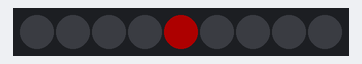
Bench run of a sketch on a simulated Arduino Uno, built with avr-gcc and run on an emulated ATmega328P. Shown: 9 RGB LEDs in strip order, left to right. Dim RGB values are drawn brighter than linear; random numbers use the default seed unless the sketch sets one.

Above: at 0.1 s.
At 3.7 s:
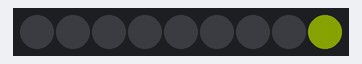
At 9.7 s:
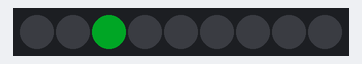
At 17.5 s:
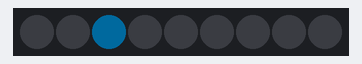
At 28.3 s:
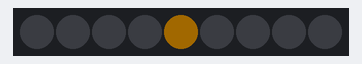
At 39.1 s:
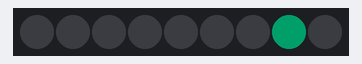

The sketch:

herbie_led_jeremy.ino
```cpp
#include <FastLED.h>
#include <SoftwareSerial.h>

// How many leds in your strip?
#define NUM_LEDS 9

// For led chips like Neopixels, which have a data line, ground, and power, you just
// need to define DATA_PIN.  For led chipsets that are SPI based (four wires - data, clock,
// ground, and power), like the LPD8806, define both DATA_PIN and CLOCK_PIN
#define DATA_PIN 7

// Define the array of leds
CRGB leds[NUM_LEDS];
byte header[5];
byte input;
bool command_ready = false;
SoftwareSerial COM(9, 10);

enum State {
  START, OFF, KIT, RAINBOW_KIT, CAUTION,
  RANDOM, RANDOM_TRIPLE, RANDOM_RAINBOW, RANDOM_TRIPLE_RAINBOW,
  MARQUEE, RAINBOW_MARQUEE,
  CENTER_OUT, RAINBOW_CENTER_OUT,
  FADE, RAINBOW_FADE,
  BRIGHTNESS, DEBUG
};


void setup() {
  FastLED.addLeds<WS2812B, DATA_PIN, GRB>(leds, NUM_LEDS);
  FastLED.setBrightness(50);
  Serial.begin(57600);
  COM.begin(57600);
}


void loop() {
//  for (int i = 0; i < 3; i++)
//    kit_anim(1, 224);
//  for (int i = 0; i < 5; i++)
//    caution_anim(3, 0);
//  for (int i = 0; i < 20; i++)
//    rainbow_kit_anim(2);
//  rainbow_marquee(1, 224);
//  for (int i = 0; i < 2; i++)
//    fade(1, 224);
//  for (int i = 0; i < 2; i++)
//    rainbow_fade(1, 0);
    for (int i = 0; i < 5; i++)
    star(1, 0);
  for (int i = 0; i < 5; i++)
    rainbow_star(1, 0);
  for (int i = 0; i < 5; i++)
    star(1, 0);
  for (int i = 0; i < 5; i++)
    rainbow_star(1, 0);


//  static State state = START;
//  static int anim_speed = 1;
//  static int color = 0;
//
//  memset(&header, 0, sizeof(header));
//
//  if (COM.available() > 3) {
//    for (int i = 0; i < 4; i++) {
//      header[i] = COM.read();
//    }
//    parseHeader(state, header, anim_speed, color);
//  }
//
//  switch (state) {
//    case KIT:
//      kit_anim(anim_speed, color);
//      break;
//    case CAUTION:
//      caution_anim(anim_speed, color);
//      break;
//    case START:
//      break;
//    case OFF:
//      off();
//      FastLED.show();
//      break;
//    default:
//      break;
//  }
}


void parseHeader(State &state, byte header[], int &anim_speed, int &color) {
  if (header[0] == 0xFF) {
    if (header[1] == 0x01) {
      //Get Pattern
      switch (header[2] >> 4) {
        case 0x00:
          state = OFF;
          break;
        case 0x01:
          state = KIT;
          break;
        case 0x02:
          state = RAINBOW_KIT;
          break;
        case 0x03:
          state = CAUTION;
          break;
        case 0x04:
          state = RANDOM;
          break;
        case 0x05:
          state = RANDOM_TRIPLE;
          break;
        case 0x06:
          state = RANDOM_RAINBOW;
          break;
        case 0x07:
          state = RANDOM_TRIPLE_RAINBOW;
          break;
        case 0x08:
          state = MARQUEE;
          break;
        case 0x09:
          state = RAINBOW_MARQUEE;
          break;
        case 0x0A:
          state = CENTER_OUT;
          break;
        case 0x0B:
          state = RAINBOW_CENTER_OUT;
          break;
        case 0x0C:
          state = FADE;
          break;
        case 0x0D:
          state = RAINBOW_FADE;
          break;
        case 0x0E:
          state = BRIGHTNESS;
          break;
        case 0x0F:
          state = DEBUG;
          break;
        default:
          state = START;
          break;
      }

      //Get Animation Speed(1-15)
      if ((header[2] & 0x0F) == 0) {
        anim_speed = 1;
      } else {
        anim_speed = (header[2] & 0x0F);
      }

      //Get Color(0-255)
      color = header[3];

    } else {
      state = START;
    }
  } else {
    state = START;
  }
}


void center_out(uint8_t anim_speed, uint8_t color) {
  for (int i = NUM_LEDS/2; i >= 0; i--) {
    leds[i] = CHSV(color/10, 255, 255);

  }
}


void fade(uint8_t anim_speed, uint8_t color) {
  int temp_speed = 100 / anim_speed;
  static int val = 0;
  for (int i = 0; i < 256; i += 3) {
    val += 3;
    if (val > 255) {
      val = 255;
    }
    for (int j = 0; j < NUM_LEDS; j++) {
      leds[j] = CHSV(color, 255, val);
      FastLED.show();
    }
  }
  for (int i = 256; i > 0; i -= 5) {
    val -= 5;
    if (val < 0) {
      val = 0;
    }
    for (int j = 0; j < NUM_LEDS; j++) {
      leds[j] = CHSV(color, 255, val);
      FastLED.show();
    }
  }
  delay(temp_speed);
}

void rainbow_fade(uint8_t anim_speed, uint8_t color) {
  static uint8_t hue = color;
  int temp_speed = 100 / anim_speed;
  static int val = 0;
  for (int i = 0; i < 256; i += 3) {
    val += 3;
    if (val > 255) {
      val = 255;
    }
    for (int j = 0; j < NUM_LEDS; j++) {
      leds[j] = CHSV(hue, 255, val);
      FastLED.show();
      hue++;
    }
  }
  for (int i = 256; i > 0; i -= 5) {
    val -= 5;
    if (val < 0) {
      val = 0;
    }
    for (int j = 0; j < NUM_LEDS; j++) {
      leds[j] = CHSV(hue, 255, val);
      FastLED.show();
      //delay(temp_speed);
      hue--;
    }
  }
  delay(temp_speed);
}


void star(uint8_t anim_speed, uint8_t color) {
  int temp_speed = 300 / anim_speed;
  off();
  leds[random(NUM_LEDS)] = CHSV(color, 255, 255);
  FastLED.show();
  delay(temp_speed);
  off();
  delay(temp_speed);
}


void rainbow_star(uint8_t anim_speed, uint8_t color) {
  int temp_speed = 300 / anim_speed;
  off();
  leds[random(NUM_LEDS)] = CHSV(random(255), 255, 255);
  FastLED.show();
  delay(temp_speed);
  off();
  delay(temp_speed);
}

void triple_star(uint8_t anim_speed, uint8_t color) {
  int index = random(NUM_LEDS);
  int temp_speed = 300 / anim_speed;
  off();
  leds[index] = CHSV(color, 255, 255);
  index = (index + 1) % NUM_LEDS;
  leds[index] = CHSV(color, 255, 255);
  index = (index + 1) % NUM_LEDS;
  leds[index] = CHSV(color, 255, 255);
  FastLED.show();
  delay(temp_speed);
  off();
  delay(temp_speed);
}


void triple_rainbow_star(uint8_t anim_speed, uint8_t color) {
  int index = random(NUM_LEDS);
  int hue = random(color);
  int temp_speed = 300 / anim_speed;
  off();
  leds[index] = CHSV(hue, 255, 255);
  index = (index + 1) % NUM_LEDS;
  leds[index] = CHSV(hue, 255, 255);
  index = (index + 1) % NUM_LEDS;
  leds[index] = CHSV(hue, 255, 255);
  FastLED.show();
  delay(temp_speed);
  off();
  delay(temp_speed);
}


void marquee(uint8_t anim_speed, uint8_t color) {
  int temp_speed = 100 / anim_speed;
  for (int i = 0; i < 10; i++) {
    for (int j = 0; j < 3; j++) {
      for (int k = 0; k < NUM_LEDS; k += 3) {
        leds[j+k] = CHSV(color, 255, 255);
      }
      FastLED.show();
      delay(temp_speed);

      for (int k = 0; k < NUM_LEDS; k += 3) {
        leds[j+k] = CHSV(color, 0, 0);
      }
    }
  }
}

void rainbow_marquee(uint8_t anim_speed, uint8_t color) {
  static uint8_t hue = color;
  int temp_speed = 100 / anim_speed;
  for (int i = 0; i < 10; i++) {
    for (int j = 0; j < 3; j++) {
      for (int k = 0; k < NUM_LEDS; k += 3) {
        leds[j+k] = CHSV(hue, 255, 255);
      }
      FastLED.show();
      delay(temp_speed);
      hue = (hue + 1) % 255;

      for (int k = 0; k < NUM_LEDS; k += 3) {
        leds[j+k] = CHSV(hue, 0, 0);
      }
    }
  }
}


void fadeall() {
  for (int i = 0; i < NUM_LEDS; i++) {
    leds[i].nscale8(110);
  }
}


void off() {
  for (int i = 0; i < NUM_LEDS; i++) {
    leds[i].nscale8(1);
  }
}

void kit_anim(int anim_speed, int color) {
  static uint8_t hue = 0;
  int temp_speed = 100 / anim_speed;
  // First slide the led in one direction
  for (int i = 0; i < NUM_LEDS; i++) {
    // Set the i'th led to red
    leds[i] = CHSV(color, 255, 255);
    // Show the leds
    FastLED.show();
    // now that we've shown the leds, reset the i'th led to black
    // leds[i] = CRGB::Black;
    fadeall();
    // Wait a little bit before we loop around and do it again
    delay(temp_speed);
  }

  // Now go in the other direction.
  for (int i = (NUM_LEDS) - 1; i >= 0; i--) {
    // Set the i'th led to red
    leds[i] = CHSV(color, 255, 255);
    // Show the leds
    FastLED.show();
    // now that we've shown the leds, reset the i'th led to black
    // leds[i] = CRGB::Black;
    fadeall();
    // Wait a little bit before we loop around and do it again
    delay(temp_speed);
  }
}


void rainbow_kit_anim(int anim_speed) {
  static uint8_t hue = 0;
  int temp_speed = 100 / anim_speed;
  // First slide the led in one direction
  for (int i = 0; i < NUM_LEDS; i++) {
    // Set the i'th led to red
    leds[i] = CHSV(hue, 255, 255);
    // Show the leds
    FastLED.show();
    // now that we've shown the leds, reset the i'th led to black
    // leds[i] = CRGB::Black;
    fadeall();
    // Wait a little bit before we loop around and do it again
    delay(temp_speed);
    hue++;
  }

  // Now go in the other direction.
  for (int i = (NUM_LEDS) - 1; i >= 0; i--) {
    // Set the i'th led to red
    leds[i] = CHSV(hue, 255, 255);
    // Show the leds
    FastLED.show();
    // now that we've shown the leds, reset the i'th led to black
    // leds[i] = CRGB::Black;
    fadeall();
    // Wait a little bit before we loop around and do it again
    delay(temp_speed);
    hue++;
  }
}

void caution_anim(int anim_speed, int color) {
  int temp_speed = 400 / anim_speed;
  // First slide the led in one direction
  for (int i = 0; i < NUM_LEDS; i++) {
    if (i % 2 == 0) {
      leds[i] = CHSV(color, 255, 255);
    }
  }
  // Show the leds
  FastLED.show();
  // now that we've shown the leds, reset the i'th led to black
  // leds[i] = CRGB::Black;
  off();
  // Wait a little bit before we loop around and do it again
  delay(temp_speed);

  // First slide the led in one direction
  for (int i = 0; i < NUM_LEDS; i++) {
    if (i % 2 != 0) {
      leds[i] = CHSV(color, 255, 255);
    }
  }
  // Show the leds
  FastLED.show();
  // now that we've shown the leds, reset the i'th led to black
  // leds[i] = CRGB::Black;
  off();
  // Wait a little bit before we loop around and do it again
  delay(temp_speed);
}
```

Measured:
- what the display in image 1 shows lasts 0.6 s, from 3.6 s to 4.2 s
